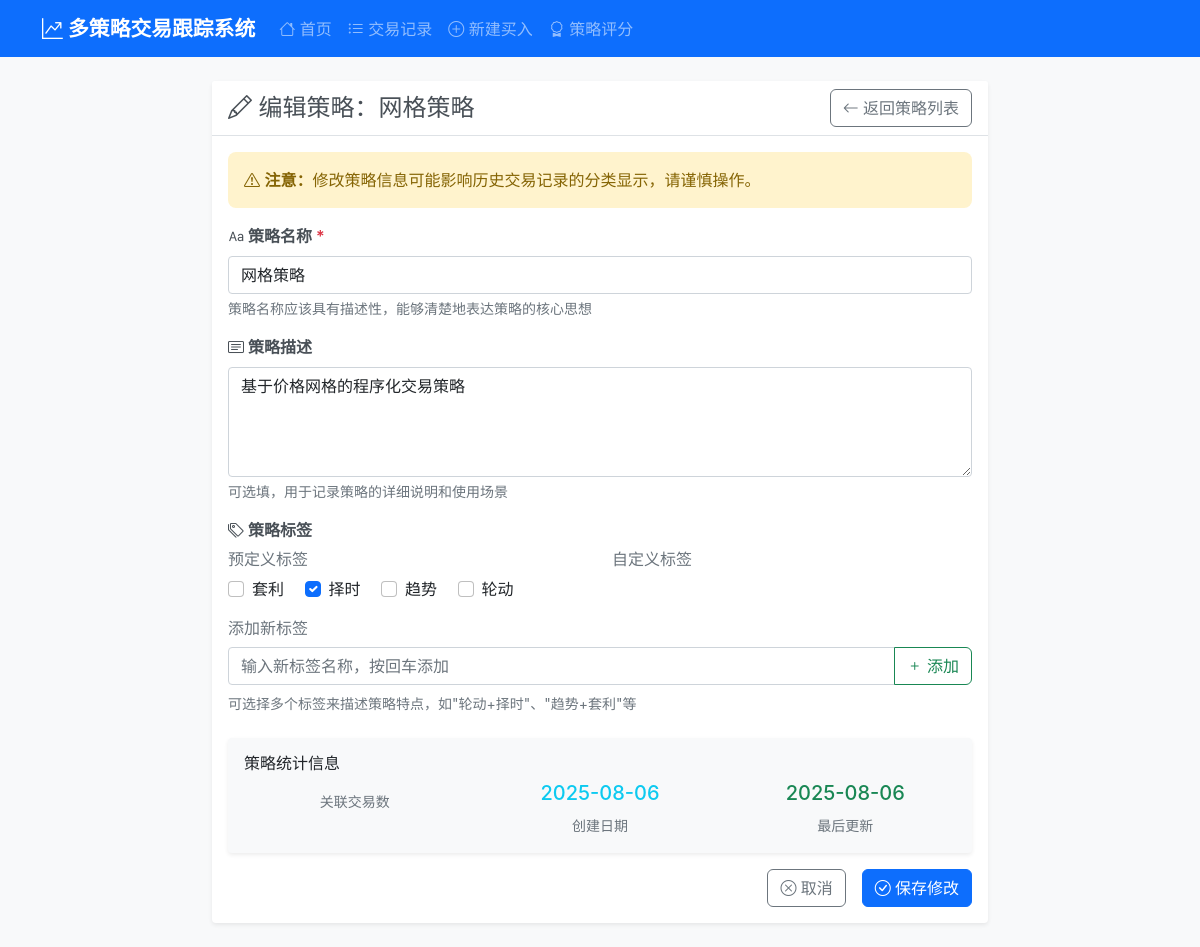
Before: /strategy/3/edit with the older database file.
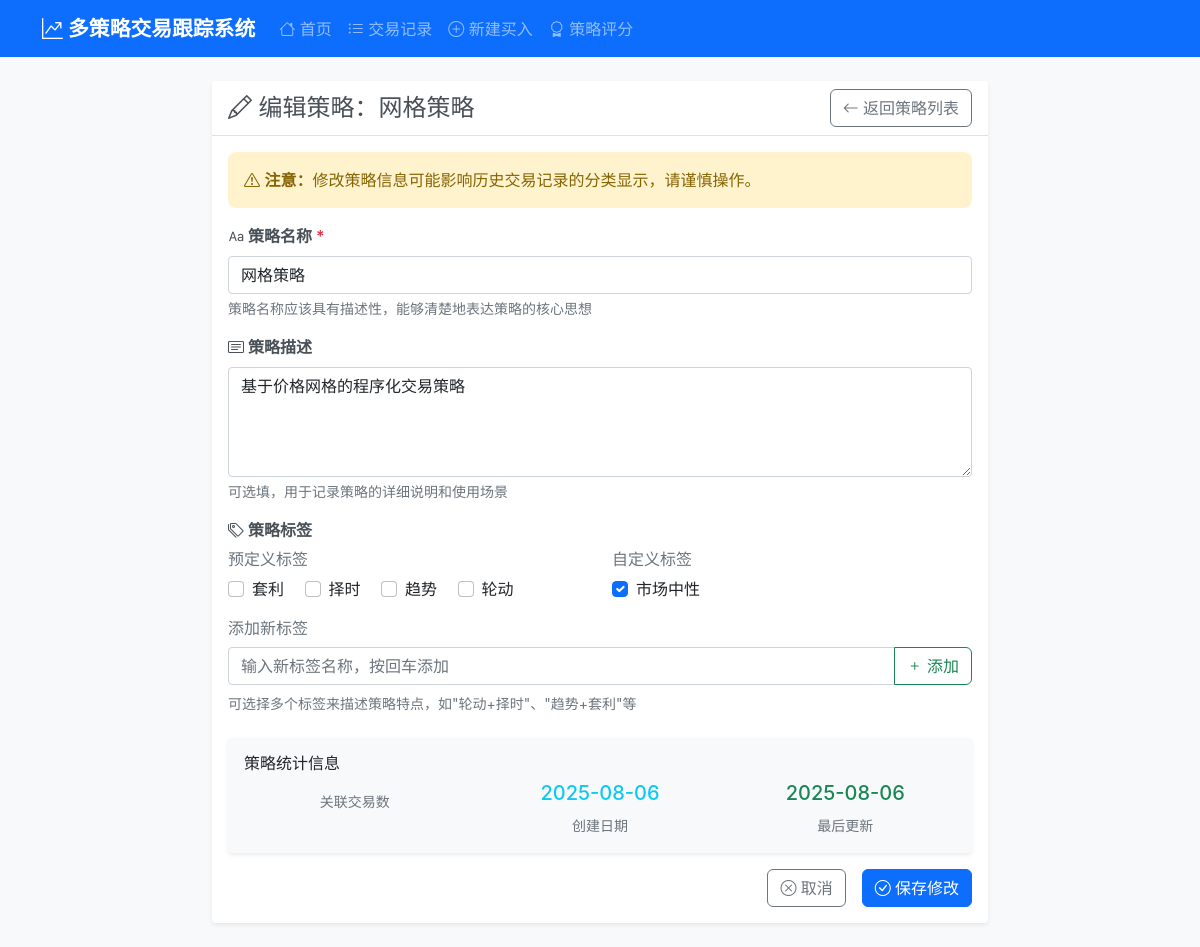
After: the same page with the newer database file.
### tables this page shows
CREATE TABLE strategy_tags (
                id INTEGER PRIMARY KEY AUTOINCREMENT,
                name TEXT NOT NULL UNIQUE,
                is_predefined BOOLEAN DEFAULT 0,
                created_at TIMESTAMP DEFAULT CURRENT_TIMESTAMP
            );

### app.py (the view, shortened to what this page needs)
@app.route('/strategy/<int:strategy_id>/edit', methods=['GET', 'POST'])
def edit_strategy(strategy_id):
    strategy = tracker.get_strategy_by_id(strategy_id)
    if not strategy:
        return redirect(url_for('strategies'))
    tags_data = tracker.get_all_tags()
    return render_template('edit_strategy.html', strategy=strategy, tags=tags_data)

### app.py (called while the page is built)
    def get_connection(self):
        conn = sqlite3.connect(self.db_path)
        conn.row_factory = sqlite3.Row
        return conn

    def get_all_tags(self):
        conn = self.get_connection()
        cursor = conn.cursor()
        try:
            cursor.execute('''
                SELECT st.*, COUNT(str.strategy_id) as usage_count
                FROM strategy_tags st
                LEFT JOIN strategy_tag_relations str ON st.id = str.tag_id
                GROUP BY st.id
                ORDER BY st.is_predefined DESC, st.name ASC
            ''')
            return [dict(row) for row in cursor.fetchall()]
        except Exception as e:
            print(f"获取标签列表失败: {str(e)}")
            return []
        finally:
            conn.close()

### templates/edit_strategy.html (shortened to what the changed rows need)
{% extends "base.html" %}
{% block content %}
<div class="row justify-content-center">
    <div class="col-lg-8 col-md-10">
        <div class="card">
            <div class="card-body">
                <form id="editStrategyForm">
                    <div class="mb-4">
                        <div class="row">
                            <div class="col-md-6">
                                <div class="predefined-tags">
                                    {% for tag in tags %}
                                        {% if tag.is_predefined %}
                                        <div class="form-check form-check-inline">
                                            <input class="form-check-input" type="checkbox" name="tags"
                                                   value="{{ tag.name }}" id="predefined_{{ tag.id }}"
                                                   {{ 'checked' if tag.name in strategy.tags else '' }}>
                                            <label class="form-check-label" for="predefined_{{ tag.id }}">
                                                {{ tag.name }}
                                            </label>
                                        </div>
                                        {% endif %}
                                    {% endfor %}
                                </div>
                            </div>
                            <div class="col-md-6">
                                <div class="custom-tags">
                                    {% for tag in tags %}
                                        {% if not tag.is_predefined %}
                                        <div class="form-check form-check-inline">
                                            <input class="form-check-input" type="checkbox" name="tags"
                                                   value="{{ tag.name }}" id="custom_{{ tag.id }}"
                                                   {{ 'checked' if tag.name in strategy.tags else '' }}>
                                            <label class="form-check-label" for="custom_{{ tag.id }}">
                                                {{ tag.name }}
                                            </label>
                                        </div>
                                        {% endif %}
                                    {% endfor %}
                                </div>
                            </div>
                        </div>
                    </div>
                </form>
            </div>
        </div>
    </div>
</div>
{% endblock %}

Changed rows visible on the page:
computed for strategy_tags "择时": tags "☑" → "☐"
added strategy_tags: name "市场中性", shown under "自定义标签"
